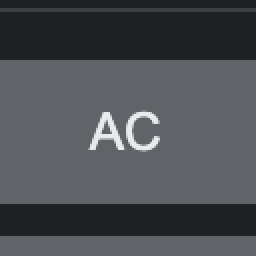
#> input picture __fixtures__/gb-pow2-btn.png, 128 x 128 px, given in place of btn.png, which was not available (shown 2 times larger)
$ python template_match.py
#> lines starting #> are read from the running program, lines starting #| are printed output that depends on the picture; pictures that were not available may be replaced by others from this repository, and a replacement may not be noted
# Read images
# search_image = imread('__fixtures__/screen-2k.png', mode='L')  # Larger image
# template_image = imread('__fixtures__/btn.png', mode='L')  # Smaller template image

import numpy as np
import matplotlib.pyplot as plt
from scipy import fftpack
from PIL import Image
from io import BytesIO
import time

def load_and_convert_image(file_path):
#> called with file_path = '__fixtures__/btn.png'
    img = Image.open(file_path).convert('L')
    return np.array(img)

background_url = '__fixtures__/screen-2k.png'
template_url = '__fixtures__/btn.png'

template = load_and_convert_image(template_url)
background = load_and_convert_image(background_url)
#> call 2 of load_and_convert_image, with file_path = '__fixtures__/screen-2k.png'
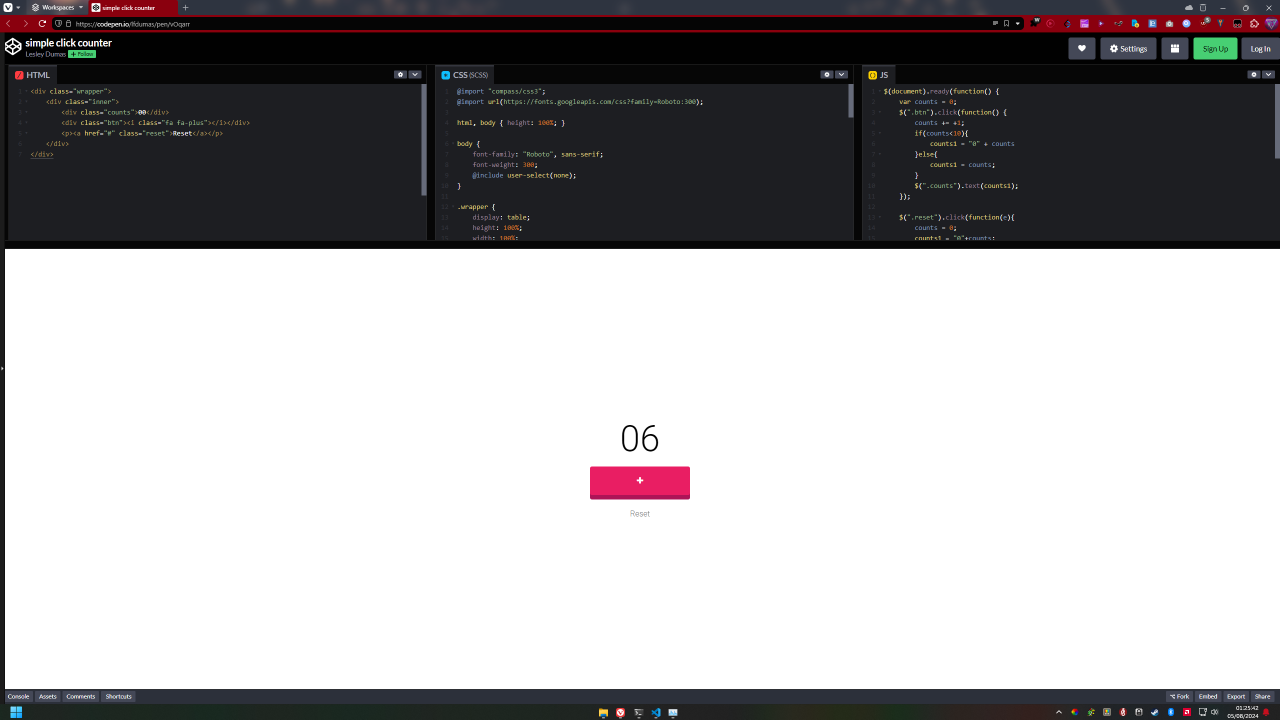
#> input picture __fixtures__/screen-2k.png, 2559 x 1439 px (shown at 1/2 size)
#> in load_and_convert_image (call 2), `img = Image.open(file_path).convert('L')`:
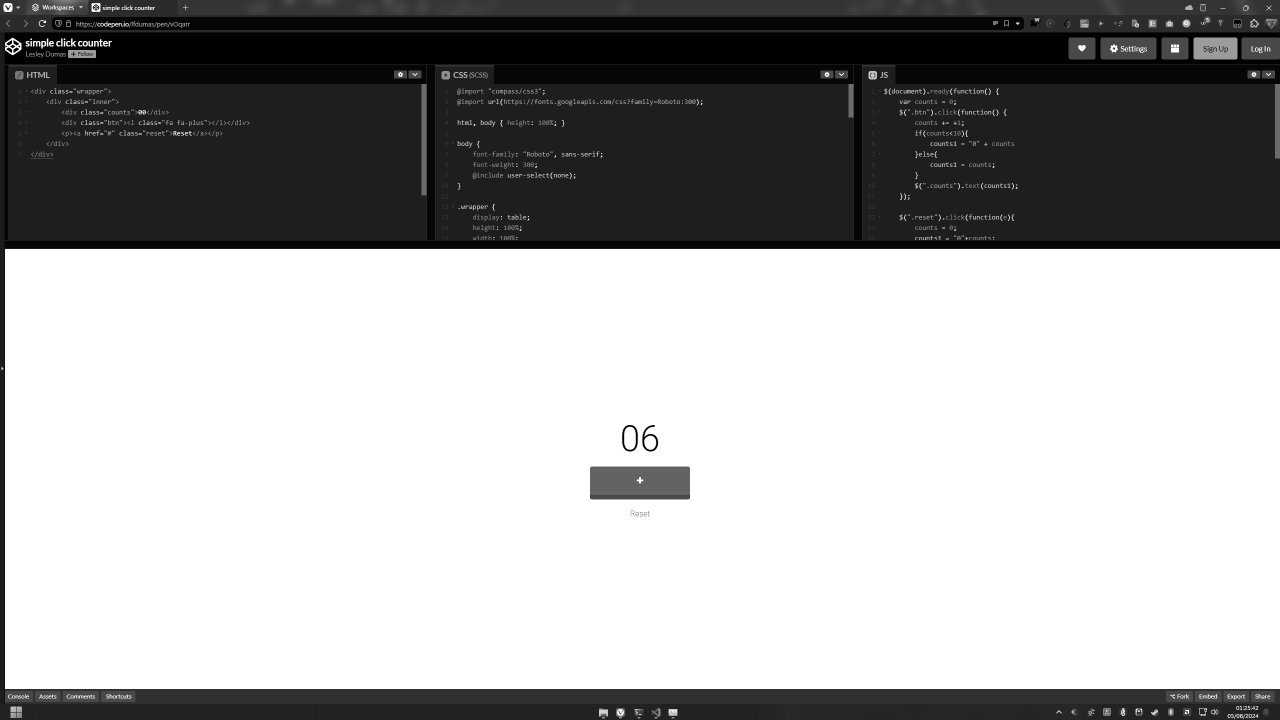
#> img: PIL image 2559x1439 L (shown at 1/2 size); min 0, max 255, mean 166.8

start_time = time.time()
# Get image dimensions
bx, by = background.shape[1], background.shape[0]
#> bx = 2559; by = 1439
tx, ty = template.shape[1], template.shape[0]
#> tx = 128; ty = 128

# FFT
Ga = fftpack.fft2(background)
Gb = fftpack.fft2(template, shape=(by, bx))  # Specify the shape for the template FFT
cross_spectrum = (Ga * np.conj(Gb)) / np.abs(Ga * np.conj(Gb))
c = np.real(fftpack.ifft2(cross_spectrum))
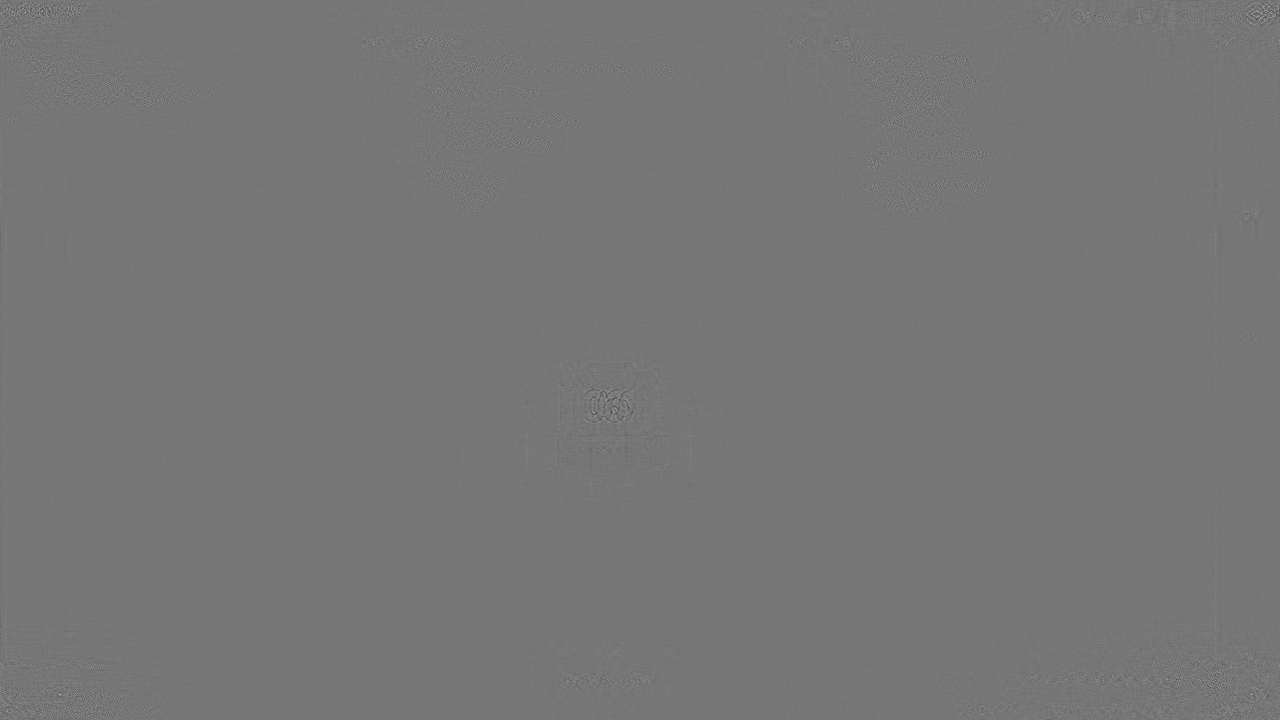
#> c: shape (1439, 2559) float64 (shown at 1/2 size); min -0.0125, max 0.0143, mean 2.72e-07; drawn with min black and max white

# Find peak correlation
max_c = np.max(np.abs(c))
#> max_c = 0.0143
ypeak, xpeak = np.unravel_index(np.argmax(c), c.shape)
#> ypeak = 37; xpeak = 2520

elapsed_time = time.time() - start_time

# Print the location of the peak
print(f"Peak correlation location: (x, y) = ({xpeak}, {ypeak}) in {elapsed_time}s")
#| Peak correlation location: (x, y) = (2520, 37) in 1.303684949874878s

# Create a single figure with four subplots
fig, axs = plt.subplots(2, 2, figsize=(12, 12))

# Plot the FFT of the background (Ga)
axs[0, 0].imshow(np.log1p(np.abs(Ga)), cmap='gray')
axs[0, 0].set_title('FFT of Background (Ga)')
axs[0, 0].axis('off')

# Plot the FFT of the template (Gb)
axs[0, 1].imshow(np.log1p(np.abs(Gb)), cmap='gray')
axs[0, 1].set_title('FFT of Template (Gb)')
axs[0, 1].axis('off')

# Plot the correlation map
axs[1, 0].imshow(c, cmap='gray')
axs[1, 0].set_title('Correlation Map')
axs[1, 0].axis('off')

# Plot the background image with the rectangle for best match
axs[1, 1].imshow(background, cmap='gray')
rect = plt.Rectangle((xpeak, ypeak), tx, ty, edgecolor='r', facecolor='none')
axs[1, 1].add_patch(rect)
axs[1, 1].set_title('Best Match')
axs[1, 1].axis('off')

plt.tight_layout()
plt.show()
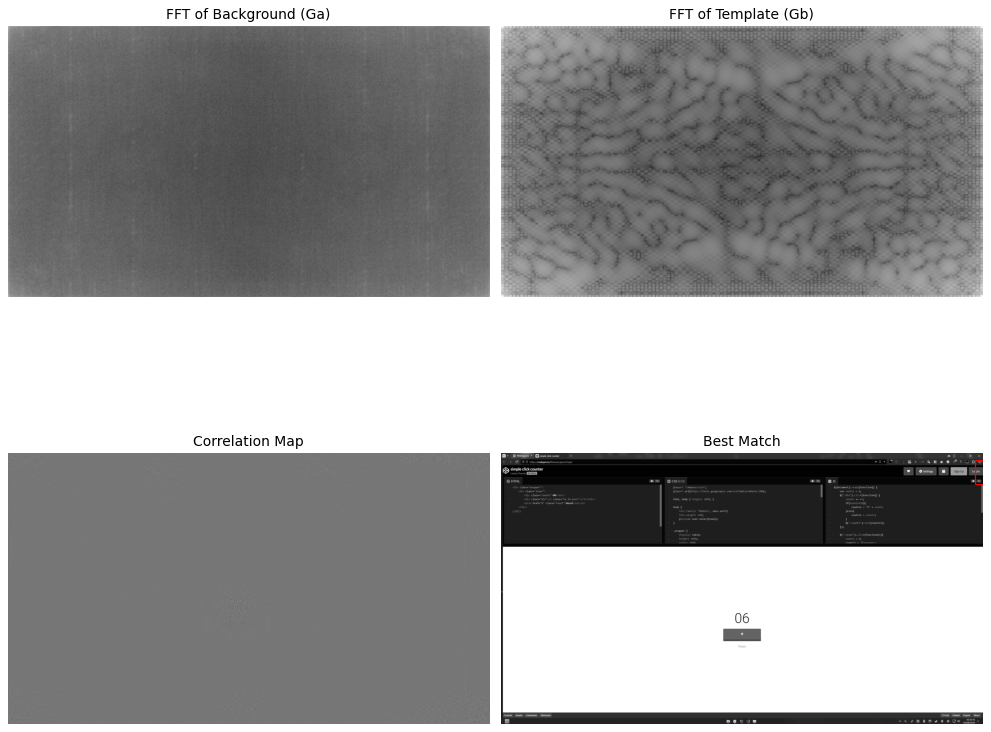
#> figure drawn by matplotlib, 4 panels
